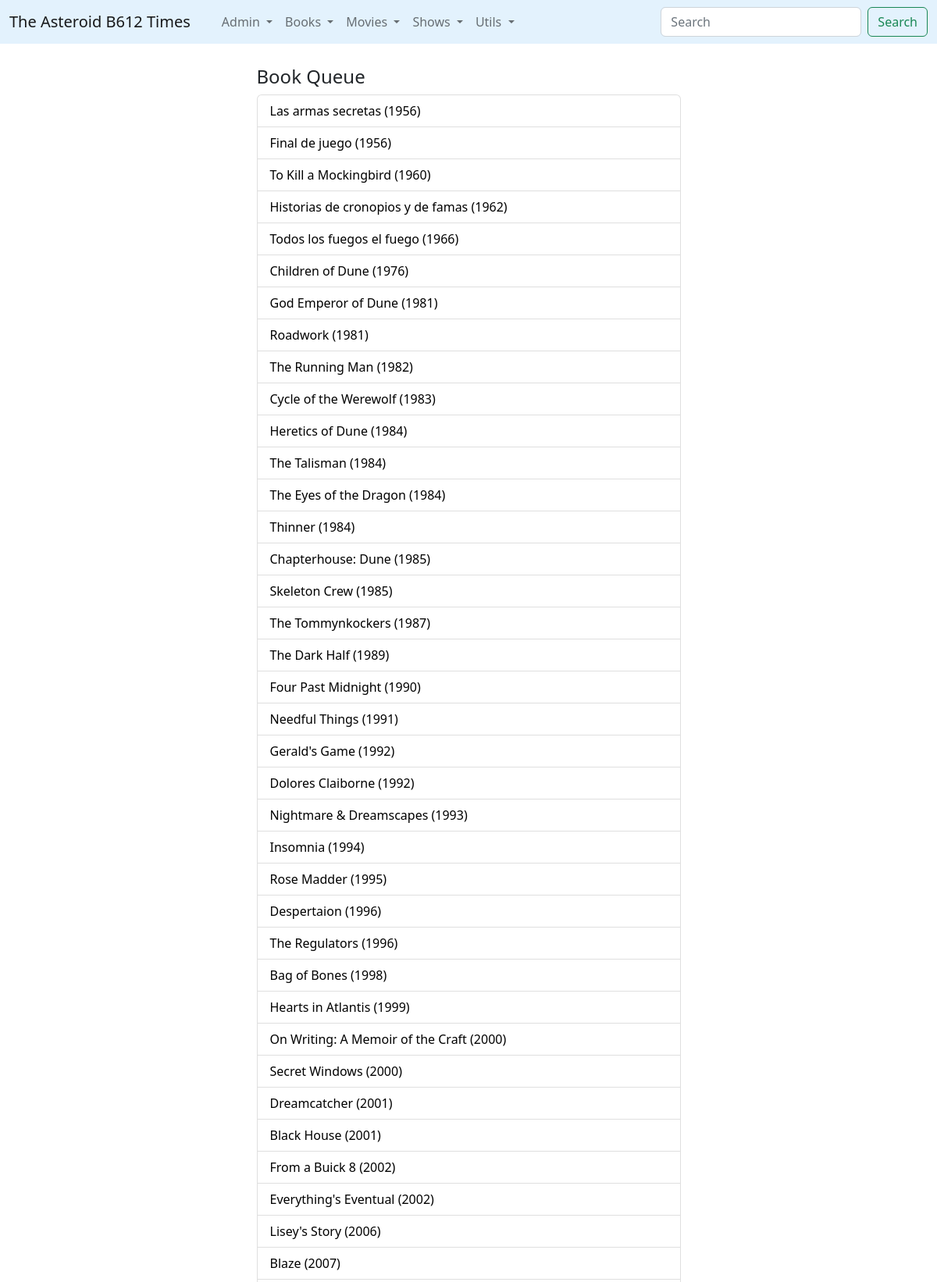
The app's page /bqueue/ (upper part) with its own data.
### times/models.py (models this page shows, shortened)
class Book(models.Model):
	title = models.CharField(max_length=512)
	orig_lan = models.CharField(max_length=2)
	info = models.TextField()
	pub_year = models.IntegerField()
	wtype = models.ForeignKey(WikiType,on_delete=models.CASCADE)
	@property
	def titulo(self):
		return self.title+' ('+ str(self.pub_year) +')'

### times/views.py (the view)
# urls.py: path('bqueue/', views.bqueue, name='bqueue'),
def bqueue(request):
	rqueue = Book.objects.filter(consumo__volume__isnull=True, wtype__id=9).order_by('pub_year')
	rhist = Consumo.objects.all().order_by('-finish_d')
	return render(request,'bqueue.html',{'rhist':rhist,'rqueue':rqueue})

### times/templates/bqueue.html (shortened to what this page needs)
{% extends 'base_forms.html' %}
{% block contenido %}
<article>
	<h4>Book Queue</h4>
	  <ul class="list-group">
        {% for l in rqueue %}
          <li class="list-group-item d-flex justify-content-between align-items-center">
          <a href="{% url 'book' l.id %}" style="color:black; text-decoration: none;"> {{l.titulo}}</a>
          </li>
        {% endfor %}
      </ul>
</article>
<br>
{% endblock%}

### records on screen
Book: titulo "Las armas secretas (1956)"
Book: titulo "Final de juego (1956)"
Book: titulo "To Kill a Mockingbird (1960)"
Book: titulo "Historias de cronopios y de famas (1962)"
Book: titulo "Todos los fuegos el fuego (1966)"
Book: titulo "Children of Dune (1976)"
Book: titulo "God Emperor of Dune (1981)"
Book: titulo "Roadwork (1981)"
Book: titulo "The Running Man (1982)"
Book: titulo "Cycle of the Werewolf (1983)"
Book: titulo "Heretics of Dune (1984)"
Book: titulo "The Talisman (1984)"
Book: titulo "The Eyes of the Dragon (1984)"
Book: titulo "Thinner (1984)"
Book: titulo "Chapterhouse: Dune (1985)"
Book: titulo "Skeleton Crew (1985)"
Book: titulo "The Tommynkockers (1987)"
Book: titulo "The Dark Half (1989)"
Book: titulo "Four Past Midnight (1990)"
Book: titulo "Needful Things (1991)"
Book: titulo "Gerald's Game (1992)"
Book: titulo "Dolores Claiborne (1992)"
Book: titulo "Nightmare & Dreamscapes (1993)"
Book: titulo "Insomnia (1994)"
Book: titulo "Rose Madder (1995)"
Book: titulo "Despertaion (1996)"
Book: titulo "The Regulators (1996)"
Book: titulo "Bag of Bones (1998)"
Book: titulo "Hearts in Atlantis (1999)"
Book: titulo "On Writing: A Memoir of the Craft (2000)"
Book: titulo "Secret Windows (2000)"
Book: titulo "Dreamcatcher (2001)"
Book: titulo "Black House (2001)"
Book: titulo "From a Buick 8 (2002)"
Book: titulo "Everything's Eventual (2002)"
Book: titulo "Lisey's Story (2006)"
Book: titulo "Blaze (2007)"
